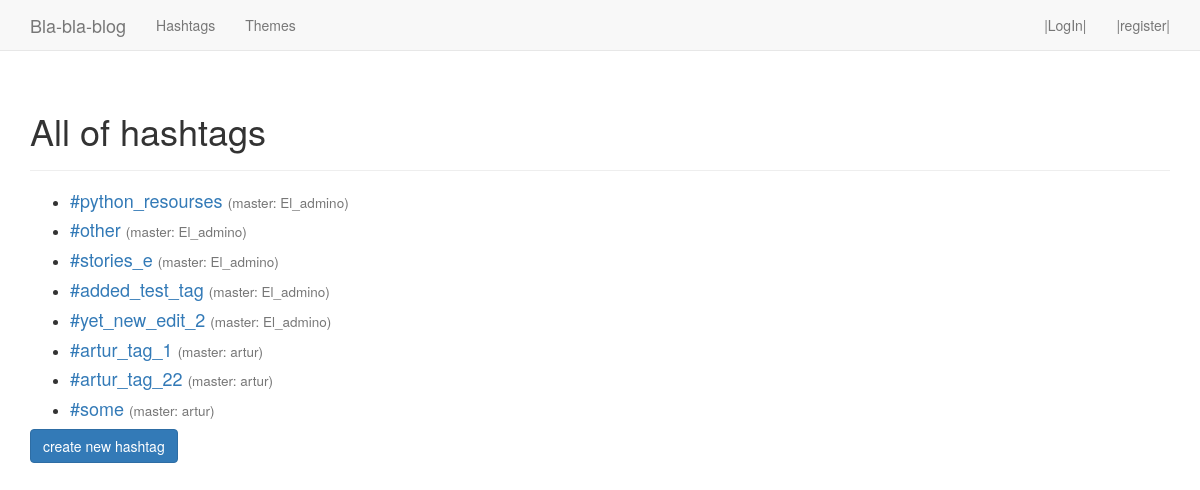
The app's page /tags/ with its own data.
### blogapp/models.py (models this page shows)
class Hashtag(models.Model):
    tag = models.CharField(max_length=60)
    owner_tag = models.ForeignKey(User, on_delete=models.CASCADE)
    def __str__(self):
        return self.tag

### blogapp/views.py (the view)
# urls.py: re_path(r'^tags/$', views.tags, name='tags'),
def tags(request):
    tags = Hashtag.objects.all()
    req_user = request.user
    context = {'tags': tags, 'req_user': req_user}
    return render(request, 'blogapp/tags.html', context)

### blogapp/templates/blogapp/tags.html (shortened to what this page needs)
{% extends 'blogapp/base.html' %}
{% load bootstrap3 %}
{% block header %} <h1>All of hashtags</h1> {% endblock header %}
{% block content %}
<ul>
{% for tag in tags %}
    <li><h4>
        <a href="{% url 'blogapp:tag' tag.id %}">{{tag}}</a>
    <small>(master: {{tag.owner_tag}})</small>
    </h4></li>
{% empty %}
    <li><p>Nothing yet</p></li>
{% endfor %}
</ul>
{% buttons %}
<a href="{% url 'blogapp:new_tag' %}">
    <button name="submit" class="btn btn-primary">
        create  new hashtag
    </button>
</a>
{% endbuttons %}
{% endblock content %}

### records on screen
Hashtag: tag "#python_resourses", owner_tag "El_admino"
Hashtag: tag "#other", owner_tag "El_admino"
Hashtag: tag "#stories_e", owner_tag "El_admino"
Hashtag: tag "#added_test_tag", owner_tag "El_admino"
Hashtag: tag "#yet_new_edit_2", owner_tag "El_admino"
Hashtag: tag "#artur_tag_1", owner_tag "artur"
Hashtag: tag "#artur_tag_22", owner_tag "artur"
Hashtag: tag "#some", owner_tag "artur"
